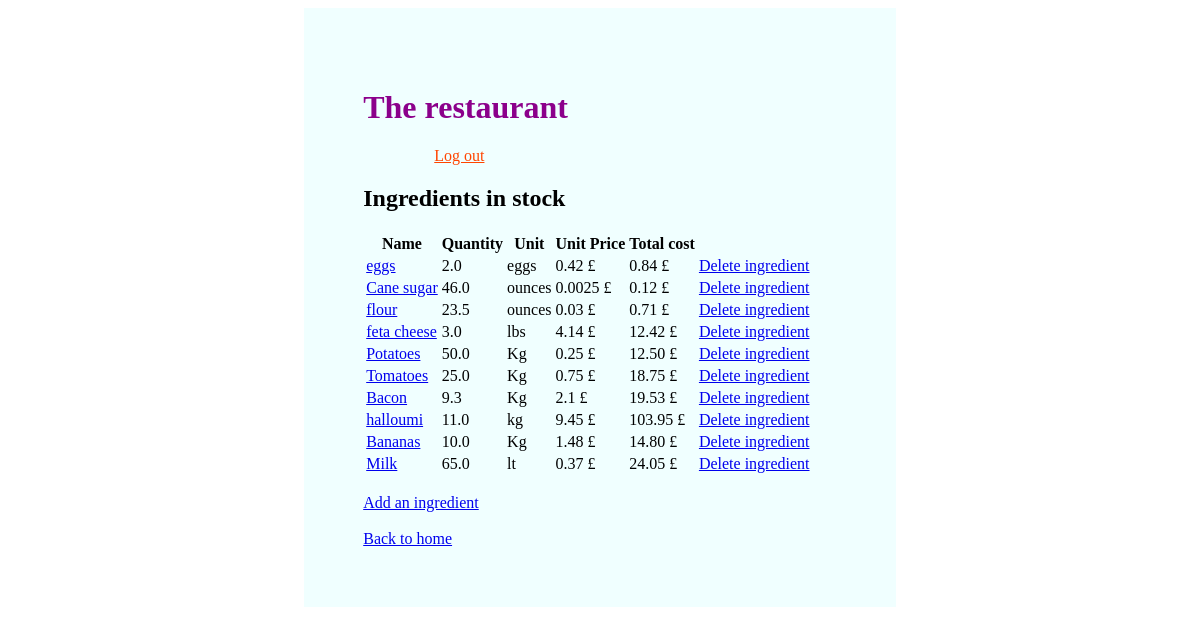
The page /ingredients/ (signed in) on the database as committed earlier.
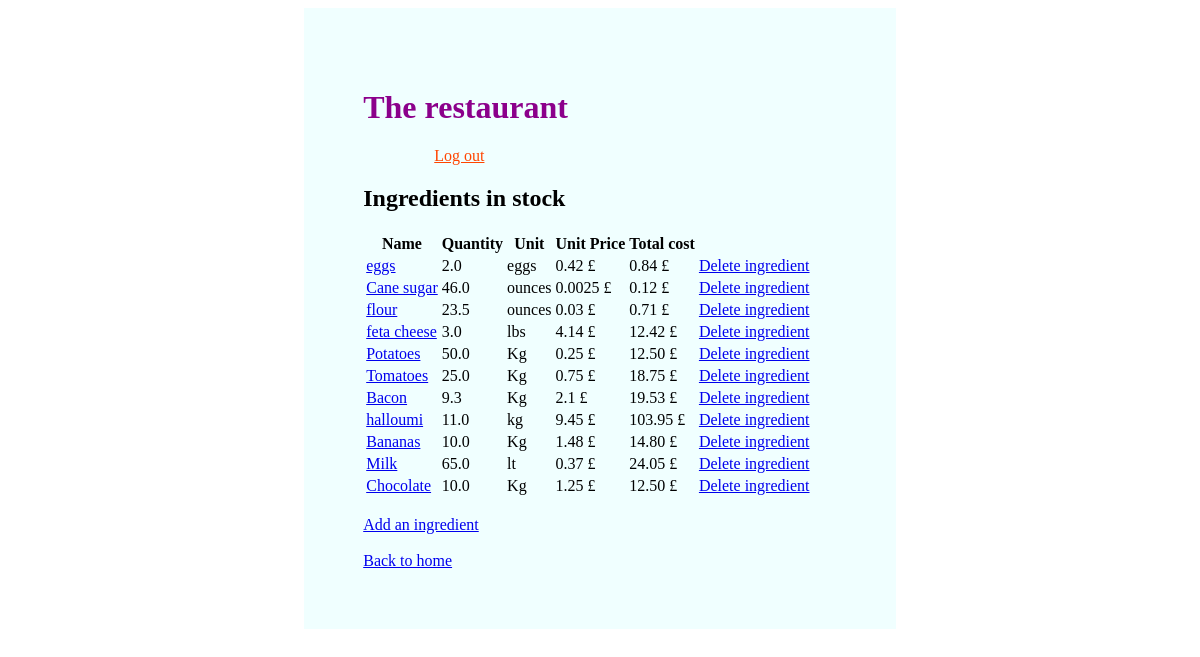
The same page on the database as committed later.
### inventory/models.py (models this page shows, shortened)
class Ingredient(models.Model):
    name = models.CharField(unique=True, max_length=300)
    quantity = models.FloatField(default=0)
    unit = models.CharField(max_length=20)
    unit_price = models.FloatField(default=0)

### inventory/views.py (the view)
# urls.py: path("ingredients/", views.IngredientView.as_view(), name='ingredients'),
class IngredientView(LoginRequiredMixin, TemplateView):
    login_url ='login'
    template_name = "ingredients.html"
    def get_context_data(self, **kwargs):
        context = super().get_context_data(**kwargs)
        context["ingredients"] = Ingredient.objects.all()
        return context

### inventory/templates/ingredients.html (shortened to what this page needs)
{% extends 'base.html' %} {% load static %} {% block title %}The restaurant{% endblock %}
{% block content %}
{% load mathfilters %}
<div>
    <h2>Ingredients in stock</h2>
    <table>
      <thead>
        <tr>
          <th>Name</th>
          <th>Quantity</th>
          <th>Unit</th>
          <th>Unit Price</th>
          <th>Total cost</th>
        </tr>
      </thead>
      <tbody>
        {% for ingredient in ingredients %}
        <tr>
          <td><a href="{% url "updateingredient" ingredient.id %}">{{ ingredient.name }}</a></td>
          <td>{{ ingredient.quantity }}</td>
          <td>{{ ingredient.unit }}</td>
          <td>{{ ingredient.unit_price }} £</td>
          <td>{{ ingredient.quantity|mul:ingredient.unit_price|floatformat:2 }} £</td>
          <td><a href="{% url "deleteingredient" ingredient.id %}">Delete ingredient</a></td>
        {% endfor %}
      </tbody>
    </table>
  <br>
  <a href="{% url 'addingredient'%}">Add an ingredient</a>  </div>
  <br>
  <a href="{% url 'home'%}">Back to home</a>
{% endblock %}

Rows that differ between the two databases and show on the page:
added Ingredient: name "Chocolate", quantity "10.0", unit "Kg", unit_price "1.25", quantity|mul "12.50"
